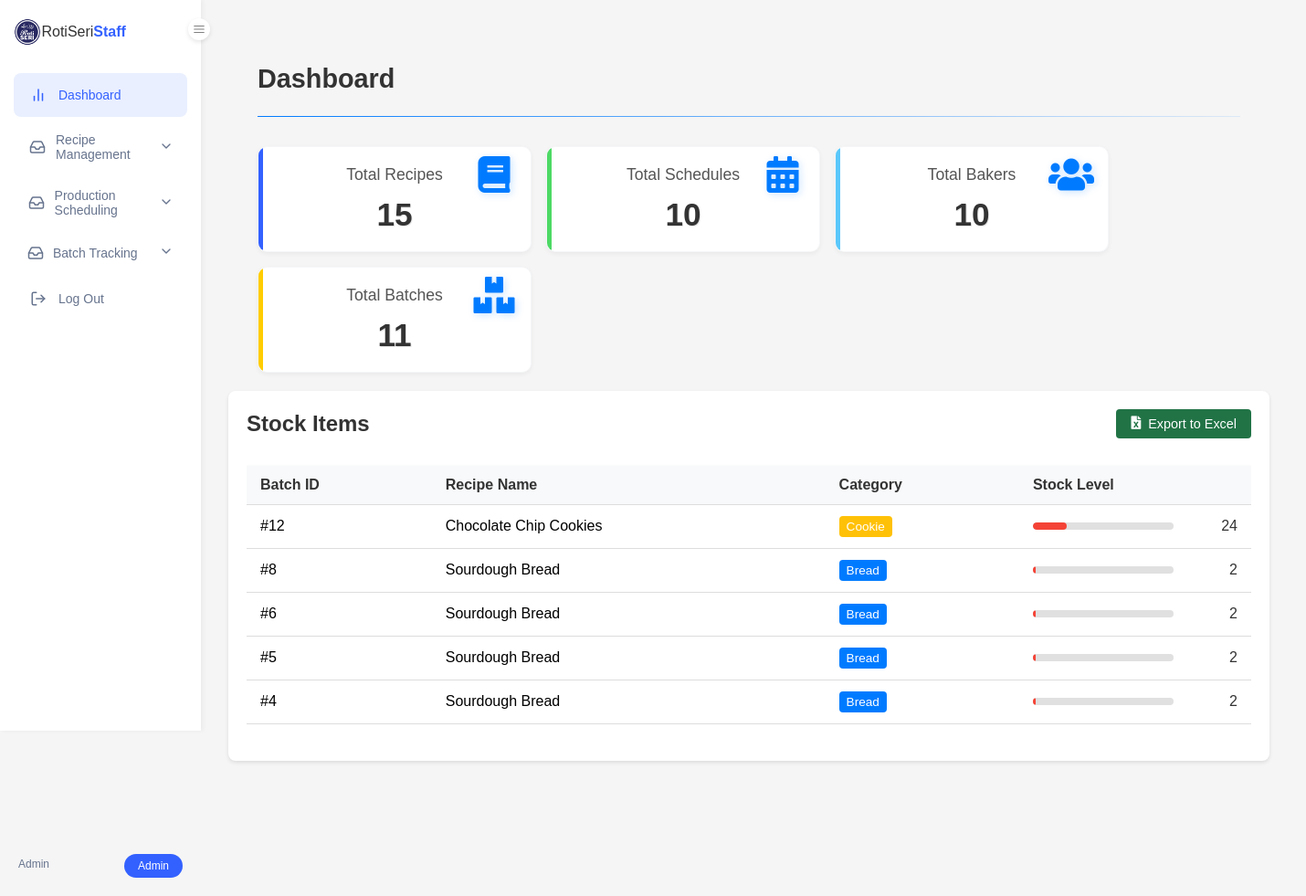
Page /dashboard.php (signed in) on the committed database.
### tables this page shows
CREATE TABLE `tbl_batches` (
  `batch_id` int(6) NOT NULL,
  `recipe_id` int(6) NOT NULL,
  `schedule_id` int(6) NOT NULL,
  `batch_startTime` datetime NOT NULL DEFAULT current_timestamp(),
  `batch_endTime` datetime NOT NULL,
  `batch_status` enum('Pending','In Progress','Completed','') NOT NULL DEFAULT 'Pending',
  `batch_remarks` text NOT NULL
);

CREATE TABLE `tbl_recipe` (
  `recipe_id` int(6) NOT NULL,
  `recipe_name` varchar(100) NOT NULL,
  `recipe_category` varchar(100) NOT NULL,
  `recipe_batchSize` int(6) NOT NULL,
  `recipe_unitOfMeasure` varchar(50) NOT NULL,
  `recipe_instructions` text NOT NULL,
  `recipe_dateCreated` timestamp NOT NULL DEFAULT current_timestamp(),
  `recipe_dateUpdated` timestamp NOT NULL DEFAULT current_timestamp() ON UPDATE current_timestamp(),
  `image_path` varchar(255) DEFAULT NULL
);

### dashboard.php (the view, shortened to what this page needs)
<?php
require_once 'config/db_connection.php';
try {
    $stmt = $conn->query("SELECT COUNT(*) as total_recipes FROM tbl_recipe");
    $total_recipes = $stmt->fetch(PDO::FETCH_ASSOC)['total_recipes'];
    $stmt = $conn->query("SELECT COUNT(*) as total_schedules FROM tbl_schedule");
    $total_schedules = $stmt->fetch(PDO::FETCH_ASSOC)['total_schedules'];
    $total_bakers = null;
    if ($_SESSION['user_role'] === 'Admin') {
        $stmt = $conn->query("SELECT COUNT(*) as total_bakers FROM tbl_users WHERE user_role = 'Baker' or user_role = 'Supervisor'");
        $total_bakers = $stmt->fetch(PDO::FETCH_ASSOC)['total_bakers'];
    }
    $stmt = $conn->query("SELECT COUNT(*) as total_batches FROM tbl_batches");
    $total_batches = $stmt->fetch(PDO::FETCH_ASSOC)['total_batches'];
    $stmt = $conn->query("SELECT b.batch_id, r.recipe_name, r.recipe_category, r.recipe_batchSize
                         FROM tbl_batches b
                         LEFT JOIN tbl_recipe r ON b.recipe_id = r.recipe_id
                         WHERE b.batch_status = 'Completed'
                         ORDER BY b.batch_id DESC");
    $stock_items = $stmt->fetchAll(PDO::FETCH_ASSOC);
} catch (PDOException $e) {
    $error_message = "Error: " . $e->getMessage();
}
?>
<!DOCTYPE html>
<html lang="en">
<head>
    <link rel="stylesheet" href="css/style.css">
    <link rel="stylesheet" href="css/dashboard.css">
    <link rel="stylesheet" href="css/view_recipes.css">
    <link rel="stylesheet" href="css/view_stock.css">
    <link rel="stylesheet" href="https://cdnjs.cloudflare.com/ajax/libs/font-awesome/5.15.4/css/all.min.css">
</head>
<body>
    <?php include 'includes/dashboard_navigation.php'; ?>
    <main class="main-content">
        <div class="page-header">
            <h1>Dashboard</h1>
            <div class="divider"></div>
        </div>
        <div class="dashboard-stats">
            <div class="stat-card" onclick="window.location.href='view_recipes.php'">
                <div class="stat-icon">
                    <i class="fas fa-book"></i>
                </div>
                <div class="stat-info">
                    <h3>Total Recipes</h3>
                    <p><?php echo $total_recipes; ?></p>
                </div>
            </div>
            <div class="stat-card" onclick="window.location.href='view_schedules.php'">
                <div class="stat-icon">
                    <i class="fas fa-calendar-alt"></i>
                </div>
                <div class="stat-info">
                    <h3>Total Schedules</h3>
                    <p><?php echo $total_schedules; ?></p>
                </div>
            </div>
            <?php if ($_SESSION['user_role'] === 'Admin'): ?>
                <div class="stat-card" onclick="window.location.href='baker_info.php'">
                    <div class="stat-icon">
                        <i class="fas fa-users"></i>
                    </div>
                    <div class="stat-info">
                        <h3>Total Bakers</h3>
                        <p><?php echo $total_bakers; ?></p>
                    </div>
                </div>
            <?php endif; ?>
            <div class="stat-card" onclick="window.location.href='view_batches.php'">
                <div class="stat-icon">
                    <i class="fas fa-boxes"></i>
                </div>
                <div class="stat-info">
                    <h3>Total Batches</h3>
                    <p><?php echo $total_batches; ?></p>
                </div>
            </div>
        </div>
        <div class="dashboard-section">
            <div class="section-header">
                <h2>Stock Items</h2>
                <a href="export_stock.php" class="export-btn">
                    <i class="fas fa-file-excel"></i> Export to Excel
                </a>
            </div>
            <?php if (isset($error_message)): ?>
                <div class="alert error"><?php echo $error_message; ?></div>
            <?php else: ?>
                <?php if (empty($stock_items)): ?>
                    <div class="no-data">
                        <p>No stock items found.</p>
                    </div>
                <?php else: ?>
                    <div class="table-responsive">
                        <table class="recipes-table">
                            <thead>
                                <tr>
                                    <th>Batch ID</th>
                                    <th>Recipe Name</th>
                                    <th>Category</th>
                                    <th>Stock Level</th>
                                </tr>
                            </thead>
                            <tbody>
                                <?php foreach ($stock_items as $item): ?>
                                    <tr>
                                        <td>#<?php echo htmlspecialchars($item['batch_id']); ?></td>
                                        <td><?php echo htmlspecialchars($item['recipe_name']); ?></td>
                                        <td>
                                            <span class="category-badge <?php echo strtolower($item['recipe_category']); ?>">
                                                <?php echo htmlspecialchars($item['recipe_category']); ?>
                                            </span>
                                        </td>
                                        <td>
                                            <div class="stock-level">
                                                <div class="progress-bar">
                                                    <?php
                                                    $stockLevel = $item['recipe_batchSize'];
                                                    $percentage = min(100, ($stockLevel / 100) * 100);
                                                    $status = $percentage < 30 ? 'low' : ($percentage < 70 ? 'medium' : 'high');
                                                    ?>
                                                    <div class="progress-fill <?php echo $status; ?>" style="width: <?php echo $percentage; ?>%"></div>
                                                </div>
                                                <span class="stock-value"><?php echo htmlspecialchars($item['recipe_batchSize']); ?></span>
                                            </div>
                                        </td>
                                    </tr>
                                <?php endforeach; ?>
                            </tbody>
                        </table>
                    </div>
                <?php endif; ?>
            <?php endif; ?>
        </div>
    </main>
</body>
</html>

### includes/dashboard_navigation.php (shortened to what this page needs)
<!DOCTYPE html>
<html lang="en">
<head>
</head>
<body>
    <div class="sidebar">
        <div class="sidebar-toggle">
        </div>
        <div class="logo-container">
            <img src="assets/images/logo_name_w.png" alt="Roti Seri Logo" style="height: 30px;">
            <span class="company-name">RotiSeri</span>
            <span class="company-name2">
                <?php
            echo ($_SESSION['user_role'] === 'Supervisor') ? 'Manager' : 'Staff';
        ?>
        </span>
        </div>
        <div class="menu-item <?php echo basename($_SERVER['PHP_SELF']) == 'dashboard.php' ? 'active' : ''; ?>"">
            <a href=" dashboard.php"
            style="display: flex; align-items: center; text-decoration: none; font-family: inherit; color: #67748e">
            <span class="icon-container">
                <svg xmlns="http://www.w3.org/2000/svg" width="18" height="18" viewBox="0 0 24 24" fill="none"
                    stroke="currentColor" stroke-width="2" stroke-linecap="round" stroke-linejoin="round">
                    <line x1="18" y1="20" x2="18" y2="10"></line>
                    <line x1="12" y1="20" x2="12" y2="4"></line>
                    <line x1="6" y1="20" x2="6" y2="14"></line>
                </svg>
            </span>
            <span class="menu-text">Dashboard</span>
            </a>
        </div>
        <div
            class="menu-item-dropdown  <?php echo in_array(basename($_SERVER['PHP_SELF']), ['view_recipes.php', 'add_recipe.php']) ? 'active' : ''; ?>">
            <div class="menu-item-header">
                <span class="icon-container">
                </span>
                <span class="menu-text">Recipe Management</span>
                <span class="dropdown-arrow">
                    <svg xmlns="http://www.w3.org/2000/svg" width="16" height="16" viewBox="0 0 24 24" fill="none"
                        stroke="currentColor" stroke-width="2" stroke-linecap="round" stroke-linejoin="round">
                        <polyline points="6 9 12 15 18 9"></polyline>
                    </svg>
                </span>
            </div>
        </div>
        <div
            class="menu-item-dropdown <?php echo in_array(basename($_SERVER['PHP_SELF']), ['view_schedules.php', 'add_schedule.php']) ? 'active' : ''; ?>">
            <div class="menu-item-header">
                <span class="icon-container">
                </span>
                <span class="menu-text">Production Scheduling</span>
                <span class="dropdown-arrow">
                    <svg xmlns="http://www.w3.org/2000/svg" width="16" height="16" viewBox="0 0 24 24" fill="none"
                        stroke="currentColor" stroke-width="2" stroke-linecap="round" stroke-linejoin="round">
                        <polyline points="6 9 12 15 18 9"></polyline>
                    </svg>
                </span>
            </div>
        </div>
        <div
            class="menu-item-dropdown <?php echo in_array(basename($_SERVER['PHP_SELF']), ['view_batches.php', 'add_batch.php']) ? 'active' : ''; ?>">
            <div class="menu-item-header">
                <span class="menu-text">Batch Tracking</span>
                <span class="dropdown-arrow">
                    <svg xmlns="http://www.w3.org/2000/svg" width="16" height="16" viewBox="0 0 24 24" fill="none"
                        stroke="currentColor" stroke-width="2" stroke-linecap="round" stroke-linejoin="round">
                        <polyline points="6 9 12 15 18 9"></polyline>
                    </svg>
                </span>
            </div>
        </div>
        <div class="menu-item">
            <a href="logout.php"
                style="display: flex; align-items: center; text-decoration: none; font-family: inherit; color: #67748e">
                <span class="icon-container">
                </span>
                <span class="menu-text">Log Out</span>
            </a>
        </div>
        <div class="user-info">
            <a href="manage_account.php"
                style="display: flex; align-items: center; text-decoration: none; font-family: inherit; color: #67748e">
                <div><?php echo htmlspecialchars($_SESSION['user_fullName']); ?></div>
            </a>
            <button class="upgrade-btn"><?php echo htmlspecialchars($_SESSION['user_role']); ?></button>
        </div>
    </div>

### css/style.css (style rules this page uses)
* { margin: 0; padding: 0; box-sizing: border-box; font-family: Arial, sans-serif; }
body { background: linear-gradient(rgba(0, 0, 0, 0.6), rgba(0, 0, 0, 0.6)), url('../assets/images/banner.png'); background-size: cover; background-position: center; background-attachment: fixed; min-height: 100vh; color: white; display: flex; flex-direction: column; }
main { max-width: 1200px; margin: 8rem auto; text-align: center; padding: 0 1rem; flex: 1; }

### css/dashboard.css (style rules this page uses)
body { display: grid; grid-template-areas: "sidebar topbar" "sidebar main" "sidebar bottombar"; grid-template-columns: 250px 1fr; grid-template-rows: 50px 1fr auto; min-height: 100vh; background-color: white; position: relative; background-image: none; }
.sidebar { grid-area: sidebar; background-color: #333; color: white; padding: 0; position: fixed; top: 0; left: 0; height: 100vh; width: 250px; z-index: 1000; transition: transform 0.3s ease; }
.main-content { grid-area: main; padding: 2rem 2rem 0 0; margin-top: 50px; margin-left: 0; width: calc(100% - 0px); transition: width 0.3s ease, margin-left 0.3s ease; padding-left: 0; display: block; }
.dashboard-stats { display: grid; grid-template-columns: repeat(3, minmax(200px, 300px)); gap: 1rem; padding: 0 2rem; max-width: none; margin: 0; justify-content: start; }
.stat-card { width: 100%; min-width: 200px; background: white; border: 1px solid rgba(222, 226, 230, 0.3); padding: 1.5rem; border-radius: 8px; text-align: center; display: flex; flex-direction: column; align-items: center; justify-content: center; box-shadow: 0 10px 20px rgba(0, 0, 0, 0.08), 0 6px 6px rgba(0, 0, 0, 0.12), 0 0 100px rgba(0, 0, 0, 0.02) inset; backdrop-filter: blur(5px); transition: all 0.3s ease; cursor: pointer; }
.stat-icon i { transition: transform 0.3s ease; }
.stat-card i { font-size: 2.5rem; margin-bottom: 1.2rem; color: #007bff; text-shadow: 2px 2px 8px rgba(0, 123, 255, 0.2); }
.stat-info h3 { margin: 0; font-size: 1.1rem; color: #555; margin-bottom: 0.8rem; font-weight: 500; }
.stat-info p { margin: 0; font-size: 2.2rem; font-weight: bold; color: #333; text-shadow: 1px 1px 0 rgba(0, 0, 0, 0.1); }
.user-info { display: flex; align-items: center; justify-content: space-between; color: white; cursor: pointer; }
.page-header { padding: 0 2rem; margin-bottom: 2rem; text-align: left; }
.page-header h1 { font-size: 1.8rem; color: #333; margin: 0; padding-bottom: 1rem; }
.divider { height: 1px; background: linear-gradient(to right, #007bff, rgba(0, 123, 255, 0.1)); margin-top: 0.5rem; width: 100%; align-self: flex-start; }

### css/view_recipes.css (style rules this page uses)
.add-btn, .export-btn { display: inline-flex; align-items: center; padding: 8px 16px; border-radius: 4px; text-decoration: none; font-size: 0.9rem; transition: background-color 0.3s ease; }
.export-btn { background-color: #217346; color: white; }
.add-btn i, .export-btn i { margin-right: 8px; }
.table-responsive { overflow-x: auto; }
.recipes-table { width: 100%; border-collapse: collapse; background: white; box-shadow: 0 1px 3px rgba(0,0,0,0.1); color: #000; }
.recipes-table th, .recipes-table td { padding: 1rem; text-align: left; border-bottom: 1px solid #eee; color: #000; }
.recipes-table th { background: #f8f9fa; font-weight: 600; color: #000; }
.category-badge { padding: 0.3rem 0.8rem; border-radius: 20px; font-size: 0.85rem; color: white; }
.category-badge.bread { background: #007bff; }
.category-badge.cookie { background: #ffc107; }
.category-badge, .view-ingredients, .edit-btn, .delete-btn, .add-btn { color: white; }

### rows in the picture
tbl_batches: batch_id "12", recipe.recipe_name "Chocolate Chip Cookies", recipe.recipe_category "Cookie", recipe.recipe_batchSize "24"
tbl_batches: batch_id "8", recipe.recipe_name "Sourdough Bread", recipe.recipe_category "Bread", recipe.recipe_batchSize "2"
tbl_batches: batch_id "6", recipe.recipe_name "Sourdough Bread", recipe.recipe_category "Bread", recipe.recipe_batchSize "2"
tbl_batches: batch_id "5", recipe.recipe_name "Sourdough Bread", recipe.recipe_category "Bread", recipe.recipe_batchSize "2"
tbl_batches: batch_id "4", recipe.recipe_name "Sourdough Bread", recipe.recipe_category "Bread", recipe.recipe_batchSize "2"

### other values in the picture
$_SESSION['user_fullName'] "Admin"
$_SESSION['user_role'] "Admin"
$total_recipes "15"
$total_schedules "10"
$total_bakers "10"
$total_batches "11"
